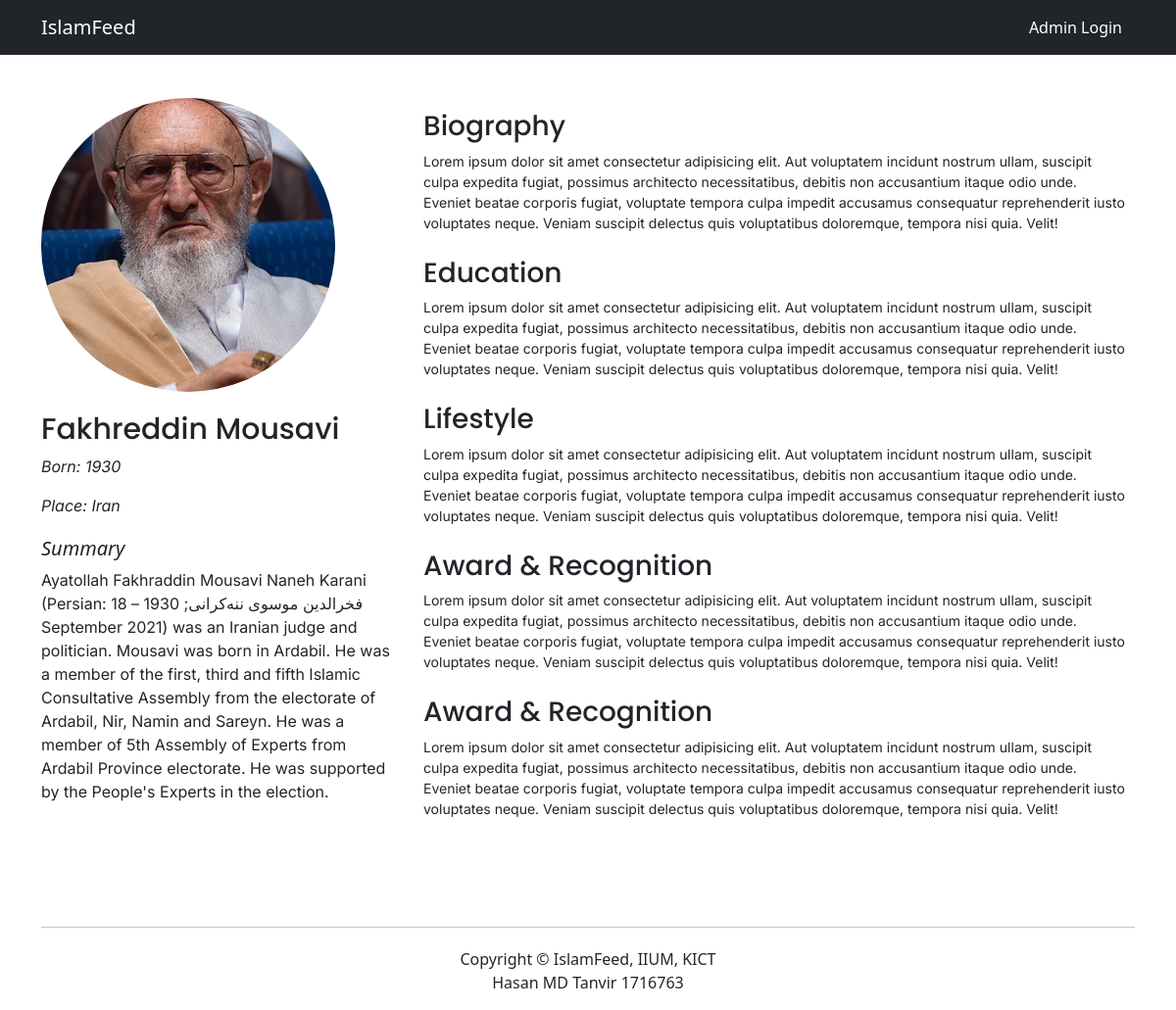
/post.php?p_id=12, run on the app's committed database.
### tables this page shows
CREATE TABLE `posts` (
  `post_id` int(11) NOT NULL AUTO_INCREMENT,
  `post_category_id` int(11) NOT NULL,
  `post_title` varchar(191) NOT NULL DEFAULT '',
  `post_author` varchar(191) NOT NULL DEFAULT '',
  `post_date` date NOT NULL,
  `post_image` text NOT NULL,
  `post_content` text NOT NULL,
  `post_tags` varchar(191) NOT NULL DEFAULT '',
  `post_comment_count` int(11) NOT NULL DEFAULT '0',
  `post_status` varchar(191) NOT NULL DEFAULT 'draft',
  `born` varchar(191) DEFAULT NULL,
  `post_summary` text,
  `achievement` text,
  `birth_place` varchar(191) DEFAULT NULL,
  PRIMARY KEY (`post_id`)
);

### post.php (the view, shortened to what this page needs)
<?php include "includes/header.php";
?>
<body>
    <?php include "includes/navigation.php"; ?>
    <div class="_single_post_wrapper">
        <div class="_single_post_wrap">
            <div class="container">
                <div class="row">
                    <?php
                        if (isset($_GET['p_id'])) {
                            $post_id = $_GET['p_id'];
                        }
                        $query = "SELECT * FROM posts WHERE post_id = $post_id";
                        $select_all_posts = mysqli_query($connection, $query);
                    if(!empty($select_all_posts )){
                        while ($row = mysqli_fetch_assoc($select_all_posts) ) {
                            $post_title = $row['post_title'];
                            $post_author = $row['post_author'];
                            $post_image = $row['post_image'];
                            $post_summary = $row['post_summary'];
                            $born = $row['born'];
                    ?>
                    <div class="col-xl-4 col-lg-4 col-md-12 col-sm-12">
                        <div class="_single_post_left">
                            <div class="_single_post_img_wrap">
                                <img class="post-image" style="" src="images/<?php echo $post_image; ?>" alt="">
                            </div>
                            <div class="_single_post_content">
                                <h3 class="_single_post_content_title"><?php echo $post_title ?></h3>
                                <p class="_single_post_content_txt"><em>Born: <?php echo $born ?> </em> </p>
                                <p class="_single_post_content_txt"><em>Place: <?php echo $post_author ?> </em> </p>
                            </div>
                            <div class="_single_post_content">
                                <h5 class=""><em>Summary</em></h5>
                                <p class="_single_post_content_txt"><?php echo $post_summary ?></p>
                            </div>
                        </div>
                    </div>
                    <div class="col-xl-8 col-lg-8 col-md-12 col-sm-12">
                        <div class="_single_post_right">
                            <div class="_single_post_right_content">
                                <h3 class="_single_post_right_title">Biography</h3>
                                <p class="_single_post_right_txt">Lorem ipsum dolor sit amet consectetur adipisicing elit. Aut voluptatem incidunt nostrum ullam, suscipit culpa expedita fugiat, possimus architecto necessitatibus, debitis non accusantium itaque odio unde. Eveniet beatae corporis fugiat, voluptate tempora culpa impedit accusamus consequatur reprehenderit iusto voluptates neque. Veniam suscipit delectus quis voluptatibus doloremque, tempora nisi quia. Velit!</p>
                            </div>
                            <div class="_single_post_right_content">
                                <h3 class="_single_post_right_title">Education</h3>
                                <p class="_single_post_right_txt">Lorem ipsum dolor sit amet consectetur adipisicing elit. Aut voluptatem incidunt nostrum ullam, suscipit culpa expedita fugiat, possimus architecto necessitatibus, debitis non accusantium itaque odio unde. Eveniet beatae corporis fugiat, voluptate tempora culpa impedit accusamus consequatur reprehenderit iusto voluptates neque. Veniam suscipit delectus quis voluptatibus doloremque, tempora nisi quia. Velit!</p>
                            </div>
                            <div class="_single_post_right_content">
                                <h3 class="_single_post_right_title">Lifestyle</h3>
                                <p class="_single_post_right_txt">Lorem ipsum dolor sit amet consectetur adipisicing elit. Aut voluptatem incidunt nostrum ullam, suscipit culpa expedita fugiat, possimus architecto necessitatibus, debitis non accusantium itaque odio unde. Eveniet beatae corporis fugiat, voluptate tempora culpa impedit accusamus consequatur reprehenderit iusto voluptates neque. Veniam suscipit delectus quis voluptatibus doloremque, tempora nisi quia. Velit!</p>
                            </div>
                            <div class="_single_post_right_content">
                                <h3 class="_single_post_right_title">Award & Recognition</h3>
                                <p class="_single_post_right_txt">Lorem ipsum dolor sit amet consectetur adipisicing elit. Aut voluptatem incidunt nostrum ullam, suscipit culpa expedita fugiat, possimus architecto necessitatibus, debitis non accusantium itaque odio unde. Eveniet beatae corporis fugiat, voluptate tempora culpa impedit accusamus consequatur reprehenderit iusto voluptates neque. Veniam suscipit delectus quis voluptatibus doloremque, tempora nisi quia. Velit!</p>
                            </div>
                            <div class="_single_post_right_content">
                                <h3 class="_single_post_right_title">Award & Recognition</h3>
                                <p class="_single_post_right_txt">Lorem ipsum dolor sit amet consectetur adipisicing elit. Aut voluptatem incidunt nostrum ullam, suscipit culpa expedita fugiat, possimus architecto necessitatibus, debitis non accusantium itaque odio unde. Eveniet beatae corporis fugiat, voluptate tempora culpa impedit accusamus consequatur reprehenderit iusto voluptates neque. Veniam suscipit delectus quis voluptatibus doloremque, tempora nisi quia. Velit!</p>
                            </div>
                        </div>
                    <?php }  }
                    else{
                    ?>
                    <h1>No result found!</h1>
                    <?php }?>
                    </div>
                    <div class="post-box">
                    </div>
                </div>
            </div>
        </div>
    </div>
    <div class="container">
        <hr />
    </div>
    <div class="_footer_wrapper">
        <div class="container">
            <?php include "includes/footer.php"; ?>

### css/main.css (style rules this page uses)
body { margin: 0; padding: 0; }
html { scroll-behavior: smooth; }
.post-box { padding: 30px; margin-bottom: 10px; display: flex; padding: 20px; }
.post-image { width: 100%; height: 100%; border-radius: 50%; -webkit-border-radius: 50%; -moz-border-radius: 50%; -ms-border-radius: 50%; -o-border-radius: 50%; object-fit: cover; object-position: 0 50%; }
._single_post_wrapper { padding: 100px 0 20px; }
._single_post_img_wrap { width: 300px; height: 300px; border-radius: 50%; -webkit-border-radius: 50%; -moz-border-radius: 50%; -ms-border-radius: 50%; -o-border-radius: 50%; }
._single_post_content { margin: 20px 0; }
._single_post_content_title { font-family: Poppins; font-size: 30px; }
._single_post_content_txt { font-family: Inter; font-size: 16px; font-weight: 400; }
._single_post_right_content { margin: 12px 0 24px; padding: 0 10px; }
._single_post_right_title { font-family: Poppins; font-size: 28px; }
._single_post_right_txt { font-family: Inter; font-size: 14px; font-weight: 400; }

### data on the page
posts: post_image (picture), post_title "Fakhreddin Mousavi", born "1930", post_author "Iran", post_summary "Ayatollah Fakhraddin Mousavi Naneh Karani (Persian: ‌فخرالدین موسوی ننه‌کرانی; 1930 – 18 September 2021) was an Iranian judge and politician. Mousavi was born in Ardabil. He was a member of the first, third and fifth Islamic Consultative Assembly from the electorate of Ardabil, Nir, Namin and Sareyn. He was a member of 5th Assembly of Experts from Ardabil Province electorate. He was supported by the People's Experts in the election."
